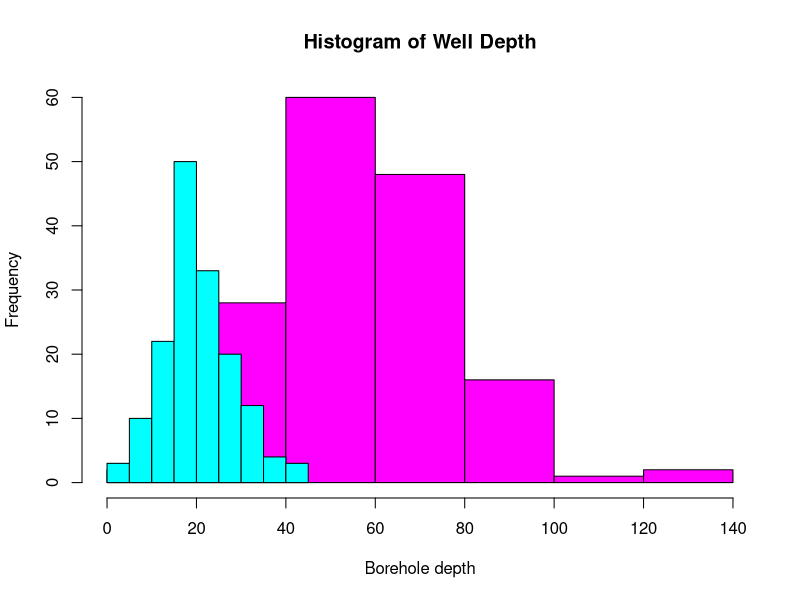

R code for this plot:
## ---- chunk 1
library(tidyverse)
library(tidyr)
## ---- chunk 2
borehole <- read_csv(here::here("data/raw/borehole_repair_data.csv"))
## ---- chunk 3
glimpse(borehole)
## ---- chunk 4
new_well_yield <- borehole |> 
   rename("well_yield" = "well_yield_(m^3/hr)")
## ---- chunk 5
glimpse(new_well_yield)

new_well_yield |> 
  filter(is.na(community))
## ---- chunk 6
processed_borehole_data <- new_well_yield |>  drop_na()
## ---- chunk 7
glimpse(processed_borehole_data)
## ---- chunk 8
write.csv(here::here("data/raw/processed_borehole_data.csv"))

## ---- chunk 9
#| label: Histogram showing distribution of well yield

hist(processed_borehole_data$well_depth, col = "magenta", main = "Histogram of Well Depth", xlab = "Borehole depth")
hist(processed_borehole_data$static_water_depth, col = "cyan", main = "Histogram of Static Water Depth", xlab = "Static Water Depth", add = TRUE)

## ---- chunk 10

## ---- chunk 11
1 + 1
## ---- chunk 12
#| echo: false
2 * 2
